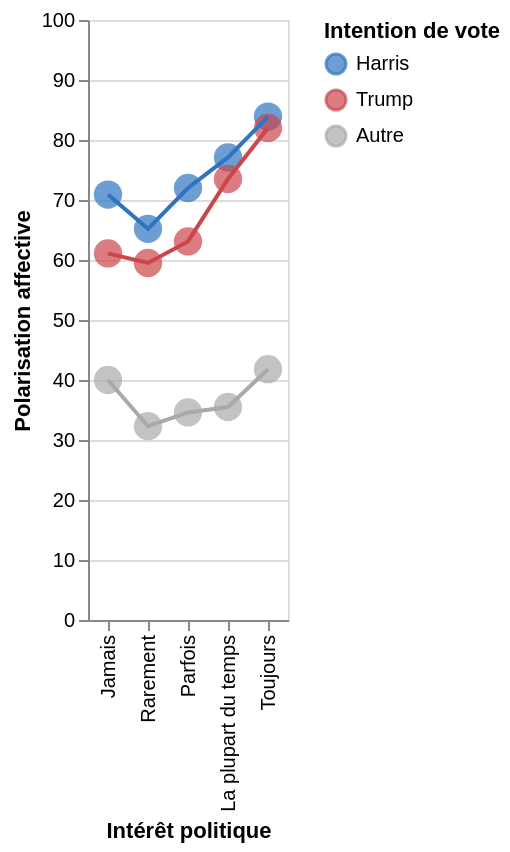

Write notebook code for a chart like this one.
### Markdown cell above
Les couleurs permettent aussi d'aider la lecture : bleu pour Harris, rouge pour Trump. L'ajout de formes différentes améliore l'accessibilité pour les personnes daltoniennes.

Pour finir, nous pouvons aussi créer un graphique avec des lignes et le combiner.

### Code cell
dots = chart_colors = (
    alt.Chart(df_means)
    .mark_point(size=200, filled=True)
    .encode(
        x=alt.X(
            "pol_int_label",
            type="ordinal",
            title="Intérêt politique",
            sort=pol_int_order,
        ),
        y=alt.Y(
            "aff_pol",
            type="quantitative",
            title="Polarisation affective",
            scale=alt.Scale(domain=[0, 100]),
        ),
        color=alt.Color(
            "vote_int_label",
            type="nominal",
            title="Intention de vote",
            scale=vote_colors,
        ),
    )
)

line = (
    alt.Chart(df_means)
    .mark_line(size=2)
    .encode(
        x=alt.X(
            "pol_int_label",
            type="ordinal",
            title="Intérêt politique",
            sort=pol_int_order,
        ),
        y=alt.Y(
            "aff_pol",
            type="quantitative",
            title="Polarisation affective",
            scale=alt.Scale(domain=[0, 100]),
        ),
        color=alt.Color(
            "vote_int_label:N", title="Intention de vote", scale=vote_colors
        ),
    )
)

dots + line

### Figure 1 — Vega specification as saved in the notebook (floating-point values rounded to 4 significant figures)
{"$schema": "https://vega.github.io/schema/vega/v6.json", "data": [{"name": "source_0", "values": [{"pol_int": 1, "pol_int_label": "Toujours", "vote_int_label": "Autre", "aff_pol": 41.8, "x_pol_int_label_sort_index": 4.0}, {"pol_int": 1, "pol_int_label": "Toujours", "vote_int_label": "Harris", "aff_pol": 83.9, "x_pol_int_label_sort_index": 4.0}, {"pol_int": 1, "pol_int_label": "Toujours", "vote_int_label": "Trump", "aff_pol": 82.0, "x_pol_int_label_sort_index": 4.0}, {"pol_int": 2, "pol_int_label": "La plupart du temps", "vote_int_label": "Autre", "aff_pol": 35.5, "x_pol_int_label_sort_index": 3.0}, {"pol_int": 2, "pol_int_label": "La plupart du temps", "vote_int_label": "Harris", "aff_pol": 77.1, "x_pol_int_label_sort_index": 3.0}, {"pol_int": 2, "pol_int_label": "La plupart du temps", "vote_int_label": "Trump", "aff_pol": 73.5, "x_pol_int_label_sort_index": 3.0}, {"pol_int": 3, "pol_int_label": "Parfois", "vote_int_label": "Autre", "aff_pol": 34.6, "x_pol_int_label_sort_index": 2.0}, {"pol_int": 3, "pol_int_label": "Parfois", "vote_int_label": "Harris", "aff_pol": 72.0, "x_pol_int_label_sort_index": 2.0}, {"pol_int": 3, "pol_int_label": "Parfois", "vote_int_label": "Trump", "aff_pol": 63.1, "x_pol_int_label_sort_index": 2.0}, {"pol_int": 4, "pol_int_label": "Rarement", "vote_int_label": "Autre", "aff_pol": 32.3, "x_pol_int_label_sort_index": 1.0}, {"pol_int": 4, "pol_int_label": "Rarement", "vote_int_label": "Harris", "aff_pol": 65.2, "x_pol_int_label_sort_index": 1.0}, {"pol_int": 4, "pol_int_label": "Rarement", "vote_int_label": "Trump", "aff_pol": 59.5, "x_pol_int_label_sort_index": 1.0}, {"pol_int": 5, "pol_int_label": "Jamais", "vote_int_label": "Autre", "aff_pol": 40.0, "x_pol_int_label_sort_index": 0.0}, {"pol_int": 5, "pol_int_label": "Jamais", "vote_int_label": "Harris", "aff_pol": 70.9, "x_pol_int_label_sort_index": 0.0}, {"pol_int": 5, "pol_int_label": "Jamais", "vote_int_label": "Trump", "aff_pol": 61.1, "x_pol_int_label_sort_index": 0.0}]}, {"name": "data_0", "values": [{"aff_pol": 41.8, "pol_int_label": "Toujours", "vote_int_label": "Autre"}, {"aff_pol": 83.9, "pol_int_label": "Toujours", "vote_int_label": "Harris"}, {"aff_pol": 82.0, "pol_int_label": "Toujours", "vote_int_label": "Trump"}, {"aff_pol": 35.5, "pol_int_label": "La plupart du temps", "vote_int_label": "Autre"}, {"aff_pol": 77.1, "pol_int_label": "La plupart du temps", "vote_int_label": "Harris"}, {"aff_pol": 73.5, "pol_int_label": "La plupart du temps", "vote_int_label": "Trump"}, {"aff_pol": 34.6, "pol_int_label": "Parfois", "vote_int_label": "Autre"}, {"aff_pol": 72.0, "pol_int_label": "Parfois", "vote_int_label": "Harris"}, {"aff_pol": 63.1, "pol_int_label": "Parfois", "vote_int_label": "Trump"}, {"aff_pol": 32.3, "pol_int_label": "Rarement", "vote_int_label": "Autre"}, {"aff_pol": 65.2, "pol_int_label": "Rarement", "vote_int_label": "Harris"}, {"aff_pol": 59.5, "pol_int_label": "Rarement", "vote_int_label": "Trump"}, {"aff_pol": 40.0, "pol_int_label": "Jamais", "vote_int_label": "Autre"}, {"aff_pol": 70.9, "pol_int_label": "Jamais", "vote_int_label": "Harris"}, {"aff_pol": 61.1, "pol_int_label": "Jamais", "vote_int_label": "Trump"}]}, {"name": "source_0_x_domain_pol_int_label", "values": [{"pol_int_label": "Toujours", "sort_field": 4.0}, {"pol_int_label": "La plupart du temps", "sort_field": 3.0}, {"pol_int_label": "Parfois", "sort_field": 2.0}, {"pol_int_label": "Rarement", "sort_field": 1.0}, {"pol_int_label": "Jamais", "sort_field": 0.0}]}], "signals": [{"name": "x_step", "value": 20}, {"name": "width", "update": "bandspace(domain('x').length, 1, 0.5) * x_step"}], "marks": [{"type": "symbol", "name": "layer_0_marks", "from": {"data": "data_0"}, "encode": {"update": {"size": {"value": 200}, "opacity": {"value": 0.7}, "x": {"field": "pol_int_label", "scale": "x"}, "y": {"field": "aff_pol", "scale": "y"}, "fill": {"field": "vote_int_label", "scale": "color"}}}, "style": ["point"]}, {"type": "group", "name": "layer_1_pathgroup", "from": {"facet": {"data": "source_0", "name": "faceted_path_layer_1_main", "groupby": ["vote_int_label"]}}, "encode": {"update": {"width": {"field": {"signal": null, "datum": null, "group": "width", "parent": null}}, "height": {"field": {"signal": null, "datum": null, "group": "height", "parent": null}}}}, "marks": [{"type": "line", "name": "layer_1_marks", "from": {"data": "faceted_path_layer_1_main"}, "sort": {"field": "x"}, "encode": {"update": {"strokeWidth": {"value": 2}, "x": {"field": "pol_int_label", "scale": "x"}, "y": {"field": "aff_pol", "scale": "y"}, "defined": {"signal": "isValid(datum[\"aff_pol\"]) && isFinite(+datum[\"aff_pol\"])"}, "stroke": {"field": "vote_int_label", "scale": "color"}}}, "style": ["line"]}]}], "scales": [{"name": "x", "type": "point", "domain": {"data": "source_0_x_domain_pol_int_label", "field": "pol_int_label", "sort": {"op": "max", "field": "sort_field"}}, "range": {"step": {"signal": "x_step"}}, "padding": 0.5}, {"name": "y", "type": "linear", "domain": [0, 100], "range": [{"signal": "height"}, 0], "zero": true}, {"name": "color", "type": "ordinal", "domain": ["Harris", "Trump", "Autre"], "range": ["#2E74C0", "#CB454A", "#A9A9A9"]}], "axes": [{"scale": "y", "gridScale": "x", "ticks": false, "domain": false, "aria": false, "maxExtent": 0, "tickCount": {"signal": "ceil(height/40)"}, "minExtent": 0, "grid": true, "labels": false, "orient": "left", "zindex": 0}, {"scale": "x", "grid": false, "labelAngle": 270, "labelBaseline": "middle", "zindex": 0, "labelAlign": "right", "title": "Intérêt politique", "orient": "bottom"}, {"scale": "y", "orient": "left", "labelOverlap": true, "title": "Polarisation affective", "tickCount": {"signal": "ceil(height/40)"}, "zindex": 0, "grid": false}], "height": 300, "style": "cell", "legends": [{"title": "Intention de vote", "fill": "color", "symbolType": "circle", "encode": {"symbols": {"update": {"opacity": {"value": 0.7}}}}, "stroke": "color"}], "background": "white", "padding": 5}
